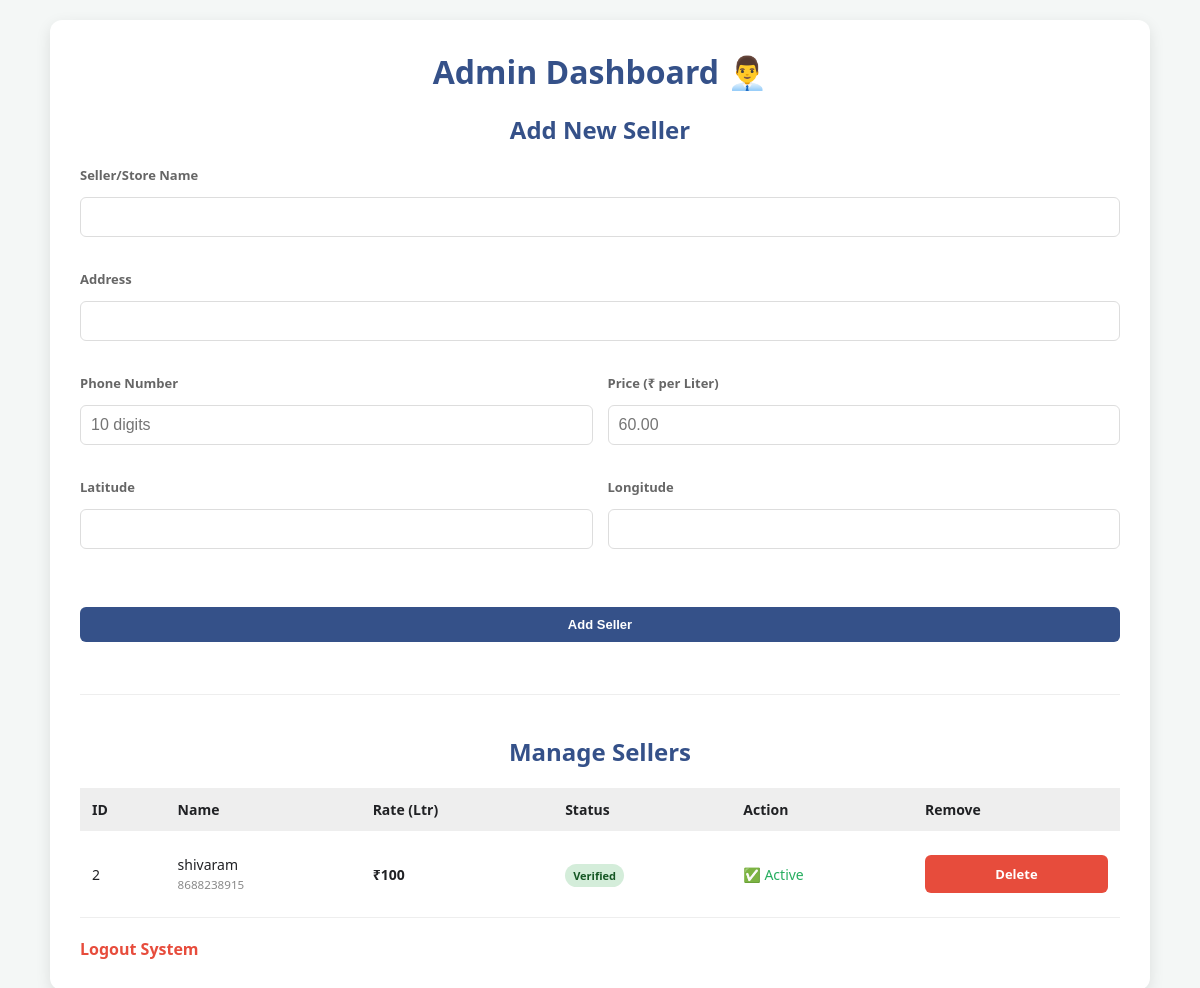
Page /admin (signed in) on the committed database.
### tables this page shows
CREATE TABLE sellers (
    id INTEGER PRIMARY KEY AUTOINCREMENT,
    name TEXT,
    address TEXT,
    phone TEXT,
    price TEXT,
    latitude REAL,
    longitude REAL,
    verified INTEGER DEFAULT 0,
    status TEXT DEFAULT 'unavailable'
);

### app.py (the view)
@app.route('/admin')
def admin():
    if not session.get('admin'): return redirect(url_for('login'))
    conn = get_db_connection()
    sellers = conn.execute("SELECT * FROM sellers").fetchall()
    conn.close()
    return render_template('admin.html', sellers=sellers)

### app.py (called while the page is built)
def get_db_connection():
    conn = sqlite3.connect('database.db')
    return conn

### templates/admin.html (shortened to what this page needs)
<!DOCTYPE html>
<html lang="en">
<head>
    <link rel="stylesheet" href="{{ url_for('static', filename='style.css') }}">
</head>
<body>
<div class="container">
    <h1>Admin Dashboard 👨‍💼</h1>
    <section>
        <h2>Add New Seller</h2>
        <form method="POST" action="/add_seller">
            <div class="form-grid">
                <div class="full-width">
                    <label>Seller/Store Name</label>
                    <input type="text" name="name" required>
                </div>
                <div class="full-width">
                    <label>Address</label>
                    <input type="text" name="address" required>
                </div>
                <div>
                    <label>Phone Number</label>
                    <input type="tel" name="phone" pattern="[0-9]{10}" placeholder="10 digits" required>
                </div>
                <div>
                    <label>Price (₹ per Liter)</label>
                    <input type="number" step="0.01" name="price" placeholder="60.00" required>
                </div>
                <div>
                    <label>Latitude</label>
                    <input type="number" step="any" name="lat" required>
                </div>
                <div>
                    <label>Longitude</label>
                    <input type="number" step="any" name="lon" required>
                </div>
            </div>
            <button type="submit" class="btn btn-add">Add Seller</button>
        </form>
    </section>
    <hr style="margin: 40px 0; border: 0; border-top: 1px solid #eee;">
    <section>
        <h2>Manage Sellers</h2>
        <table>
            <thead>
                <tr>
                    <th>ID</th>
                    <th>Name</th>
                    <th>Rate (Ltr)</th>
                    <th>Status</th>
                    <th>Action</th>
                    <th>Remove</th>
                </tr>
            </thead>
            <tbody>
                {% for s in sellers %}
                <tr>
                    <td>{{ s[0] }}</td>
                    <td>{{ s[1] }}<br><small style="color:#888">{{ s[3] }}</small></td>
                    <td><strong>₹{{ s[4] }}</strong></td>
                    <td>
                        {% if s[7] == 1 %}
                            <span class="status-badge verified">Verified</span>
                        {% else %}
                            <span class="status-badge pending">Pending</span>
                        {% endif %}
                    </td>
                    <td>
                        {% if s[7] == 0 %}
                            <a href="/verify/{{ s[0] }}" class="btn btn-verify">Approve</a>
                        {% else %}
                            <span style="color: var(--success);">✅ Active</span>
                        {% endif %}
                    </td>
                    <td>
                        <a href="/delete_seller/{{ s[0] }}"
                           class="btn btn-delete"
                           onclick="return confirm('Are you sure? This action cannot be undone.')">
                           Delete
                        </a>
                    </td>
                </tr>
                {% endfor %}
            </tbody>
        </table>
    </section>
    <a href="/logout" class="logout">Logout System</a>
</div>
</body>
</html>

### static/style.css (style rules this page uses)
*, *::before, *::after { box-sizing: border-box; }
:root { --primary: #2e7d32; --primary-hover: #236327; --secondary: #1a73e8; --secondary-hover: #1557b0; --bg: #f8f9fa; --text: #202124; --white: #ffffff; --border: #dddddd; --shadow: 0 4px 12px rgba(0,0,0,0.1); }
body { font-family: 'Segoe UI', Roboto, Helvetica, Arial, sans-serif; background-color: var(--bg); color: var(--text); margin: 0; padding: 20px; display: flex; flex-direction: column; align-items: center; justify-content: center; min-height: 100vh; }
.container, .card { background: var(--white); width: 100%; max-width: 450px; padding: 30px; border-radius: 15px; box-shadow: var(--shadow); margin-bottom: 20px; }
h1, h2, h3 { color: var(--primary); margin-top: 0; margin-bottom: 20px; text-align: center; }
.btn { display: block; width: 100%; padding: 14px; margin: 12px 0; border: 2px solid transparent; border-radius: 8px; font-size: 16px; font-weight: 600; text-align: center; text-decoration: none; cursor: pointer; transition: all 0.2s ease; }
input, select, textarea { width: 100%; padding: 12px; margin: 8px 0 18px 0; border: 1px solid var(--border); border-radius: 8px; font-size: 16px; color: var(--text); }

### templates/admin.html (style rules this page uses)
:root { --primary: #355189; --success: #27ae60; --danger: #e74c3c; --info: #3498db; --light: #f4f7f6; }
body { font-family: 'Segoe UI', sans-serif; background: var(--light); margin: 0; padding: 20px; }
.container { max-width: 1100px; margin: auto; background: white; padding: 30px; border-radius: 12px; box-shadow: 0 5px 15px rgba(0,0,0,0.1); }
.form-grid { display: grid; grid-template-columns: 1fr 1fr; gap: 15px; margin-bottom: 30px; }
.full-width { grid-column: span 2; }
label { font-weight: bold; font-size: 13px; color: #666; display: block; margin-bottom: 5px; }
input { padding: 10px; border: 1px solid #ddd; border-radius: 6px; width: 100%; box-sizing: border-box; }
.btn { padding: 10px 15px; border-radius: 6px; border: none; cursor: pointer; font-weight: bold; text-decoration: none; display: inline-block; font-size: 13px; }
.btn-add { background: var(--primary); color: white; width: 100%; margin-top: 10px; }
.btn-delete { background: var(--danger); color: white; }
table { width: 100%; border-collapse: collapse; margin-top: 20px; }
th { background: #eee; padding: 12px; text-align: left; font-size: 14px; }
td { padding: 12px; border-bottom: 1px solid #eee; font-size: 14px; }
.status-badge { padding: 4px 8px; border-radius: 20px; font-size: 11px; font-weight: bold; }
.verified { background: #d4edda; color: #155724; }
.logout { color: var(--danger); text-decoration: none; display: block; margin-top: 20px; font-weight: bold; }

### rows in the picture
sellers: id "2", name "shivaram", phone "8688238915", price "100", verified "Verified"
